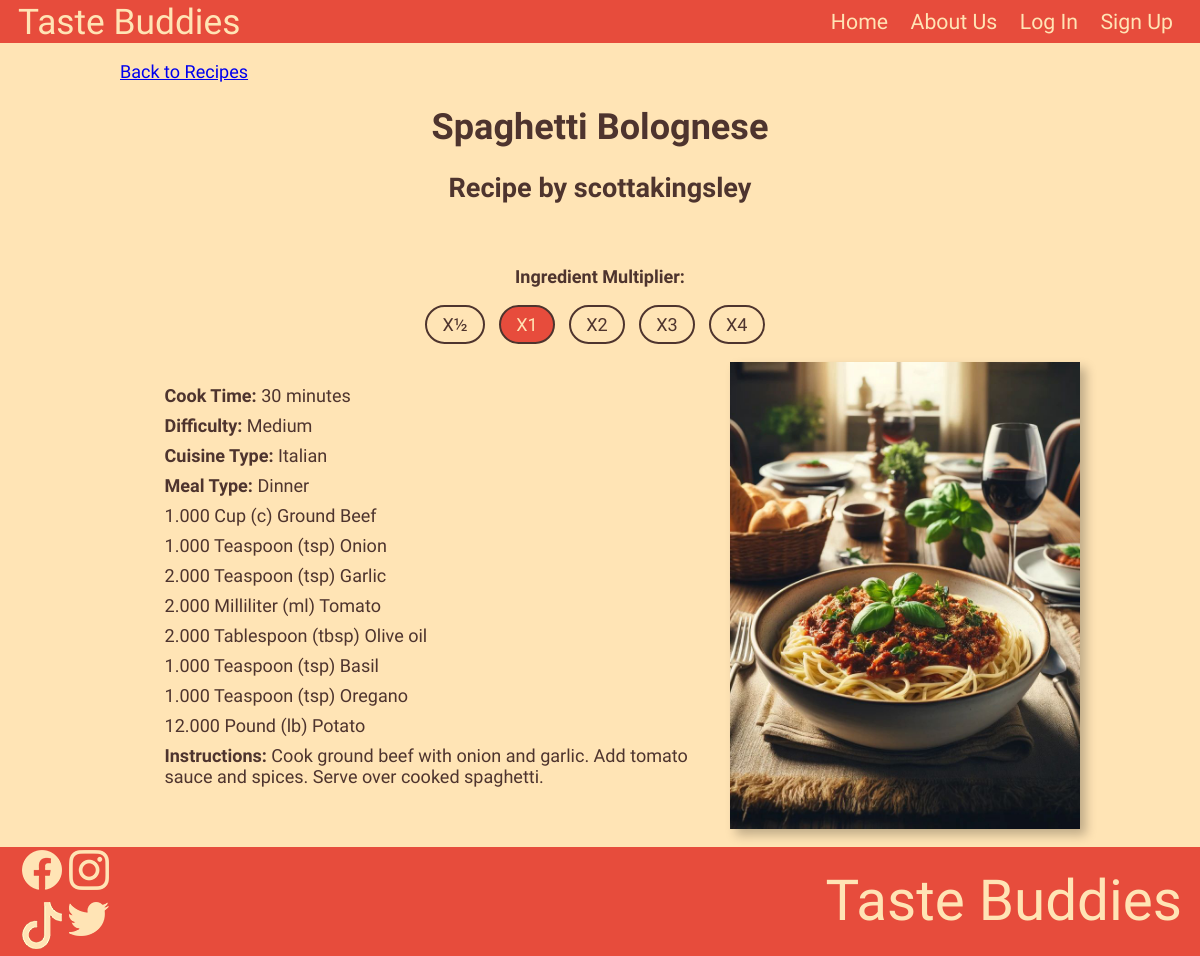
/public/recipes/detail.php?id=1, run on the app's committed database.
### tables this page shows
CREATE TABLE `recipes` (
  `recipe_id` int NOT NULL,
  `user_id` int DEFAULT NULL,
  `recipe_name` varchar(50) DEFAULT NULL,
  `instructions` text,
  `cooking_time` int DEFAULT NULL,
  `difficulty` int DEFAULT NULL,
  `cuisine_type` int DEFAULT NULL,
  `meal_type` int DEFAULT NULL
);

CREATE TABLE `users` (
  `user_id` int NOT NULL,
  `user_name` varchar(50) DEFAULT NULL,
  `email` varchar(255) DEFAULT NULL,
  `hashed_password` varchar(255) DEFAULT NULL,
  `is_admin` tinyint(1) DEFAULT NULL
);

CREATE TABLE `ingredients` (
  `ingredient_id` int NOT NULL,
  `recipe_id` int DEFAULT NULL,
  `ingredient_name` int DEFAULT NULL,
  `measurement_type` int DEFAULT NULL,
  `measurement_num` varchar(50) DEFAULT NULL
);

CREATE TABLE `images` (
  `image_id` int NOT NULL,
  `recipe_id` int DEFAULT NULL,
  `file_path` varchar(255) DEFAULT NULL
);

### private/classes/databaseobject.class.php (called while the page is built, shortened)
<?php
class DatabaseObject {
  static protected $database;
  static protected $table_name = "";
  static public function set_database($database) {
    self::$database = $database;
  }
  static public function find_by_sql($sql) {
    $result = self::$database->query($sql);
    $object_array = [];
    while($record = $result->fetch_assoc()) {
      $object_array[] = static::instantiate($record);
    }
    return $object_array;
  }
  static public function find_by_id($user_id) {
    $sql = "SELECT * FROM " . static::$table_name . " ";
    $sql .= "WHERE user_id='" . self::$database->escape_string($user_id) . "'";
    $obj_array = static::find_by_sql($sql);
    if(!empty($obj_array)) {
      return array_shift($obj_array);
    } else {
      return false;
    }
  }
  static public function find_by_recipe($recipe_id) {
    $sql = "SELECT * FROM " . static::$table_name . " ";
    $sql .= "WHERE recipe_id='" . self::$database->escape_string($recipe_id) . "'";
    $obj_array = static::find_by_sql($sql);
    if(!empty($obj_array)) {
      return array_shift($obj_array);
    } else {
      return false;
    }
  }
  static function find_all_by_recipe($recipe_id) {
    $sql = "SELECT * FROM " . static::$table_name . " ";
    $sql .= "WHERE recipe_id='" . self::$database->escape_string($recipe_id) . "'";
    $obj_array = static::find_by_sql($sql);
    return $obj_array;
  }
  static protected function instantiate($record) {
    $object = new static;
    foreach($record as $property => $value) {
        if(property_exists($object, $property)) {
            $object->$property = $value;
        }
    }
    return $object;
  }
}
?>

### private/functions.php (called while the page is built, shortened)
<?php
function h($string="") {
  return htmlspecialchars($string);
}
?>

### public/recipes/detail.php (the view, shortened to what this page needs)
<?php
  $id = $_GET['id'] ?? false;
  $recipe = Recipe::find_by_recipe($id);
  $ingredients = Ingredients::find_all_by_recipe($id);
  $image = Images::find_by_recipe($id);
  $user_id = $recipe->user_id;
  $user = User::find_by_id($user_id);
?>
<?php include(SHARED_PATH . '/public_header.php'); ?>
  <a href="recipes.php">Back to Recipes</a>
    <div id="recipe-page">
      <h1><?php echo h($recipe->recipe_name); ?></h1>
      <h2>Recipe by <?php echo h($user->user_name);  ?></h2>
      <br>
      <div id="multiplier">
        <p><b>Ingredient Multiplier:</b></p>
        <label for="half">X&#189;</label>
        <label for="full">X1</label>
        <label for="double">X2</label>
        <label for="triple">X3</label>
        <label for="quadruple">X4</label>
      </div>
      <div id="recipe-flex">
        <ul>
          <li><b>Cook Time:</b> <?php echo h($recipe->cooking_time); ?> minutes</li>
          <li><b>Difficulty:</b> <?php echo h(Difficulty::DIFFICULTY_OPTIONS[$recipe->difficulty]); ?></li>
          <li><b>Cuisine Type:</b> <?php echo h(Cuisine::CUISINE_OPTIONS[$recipe->cuisine_type]); ?></li>
          <li><b>Meal Type:</b> <?php echo h(MealType::MEAL_OPTIONS[$recipe->meal_type]); ?></li>
          <?php foreach ($ingredients as $ingredient) {
          echo "<li>";
          echo h($ingredient->measurement_num) . " ";
          echo h(Ingredients::MEASUREMENT_TYPE[$ingredient->measurement_type]) . " ";
          echo h(Ingredients::INGREDIENT_OPTIONS[$ingredient->ingredient_name]);
          echo "</li>";
          }
          ?>
          <li><b>Instructions:</b> <?php echo h($recipe->instructions); ?></li>
        </ul>
        <?php if (!empty($image->file_path)) : ?>
          <img src="../../public/uploads/<?php echo h($image->file_path) ?>" alt="Image of <?php echo h($recipe->recipe_name) ?>">
        <?php endif; ?>
      </div>
    </div>
<?php include(SHARED_PATH . '/public_footer.php'); ?>

### public/css/style.css (style rules this page uses)
:root { --main-color: #FFE4B5; --light-main: #ffd; --text-color: #4E342E; --nav-color: #E74C3C; --light-nav: #c44; }
* { box-sizing: border-box; }
html { font: 20px "Delius", cursive ; }
body { background-color: var(--main-color); color: var(--text-color); display: flex; flex-direction: column; height: 100vh; justify-content: space-between; margin: auto; }
#recipe-page h1, #recipe-page h2 { text-align: center; }
#recipe-page ul { list-style: none; }
#recipe-page li { padding: .25rem; }
#multiplier { margin-bottom: 1rem; text-align: center; }
#multiplier p { margin-bottom: 1rem; }
#multiplier label { background-color: var(--main-color); border: 2px solid var(--text-color); border-radius: 25px; color: var(--text-color); cursor: pointer; display: inline-block; margin-right: 10px; padding: 7px 15px; transition: background-color 0.3s, color 0.3s; }
#multiplier input[type="radio"]:checked + label { background-color: var(--nav-color); border-color: var(--text-color); color: var(--main-color); }
#recipe-flex { display: flex; flex-direction: row; }
#recipe-flex img { box-shadow: 6px 6px 10px #00000040; width: 80%; max-width: 350px; height: auto; }
@media screen and (max-width: 1400px) { html { font-size: calc(10px + (20 - 10) * (100vw - 375px) / (1400 - 375)); } }

### data on the page
recipes: recipe_name "Spaghetti Bolognese", cooking_time "30", difficulty "Medium", cuisine_type "Italian", meal_type "Dinner", instructions "Cook ground beef with onion and garlic. Add tomato sauce and spices. Serve over cooked spaghetti."
users: user_name "scottakingsley"
ingredients: measurement_num "1.000", measurement_type "Cup (c)", ingredient_name "Ground Beef"
ingredients: measurement_num "1.000", measurement_type "Teaspoon (tsp)", ingredient_name "Onion"
ingredients: measurement_num "2.000", measurement_type "Teaspoon (tsp)", ingredient_name "Garlic"
ingredients: measurement_num "2.000", measurement_type "Milliliter (ml)", ingredient_name "Tomato"
ingredients: measurement_num "2.000", measurement_type "Tablespoon (tbsp)", ingredient_name "Olive oil"
ingredients: measurement_num "1.000", measurement_type "Teaspoon (tsp)", ingredient_name "Basil"
ingredients: measurement_num "1.000", measurement_type "Teaspoon (tsp)", ingredient_name "Oregano"
ingredients: measurement_num "12.000", measurement_type "Pound (lb)", ingredient_name "Potato"
images: file_path (picture)
